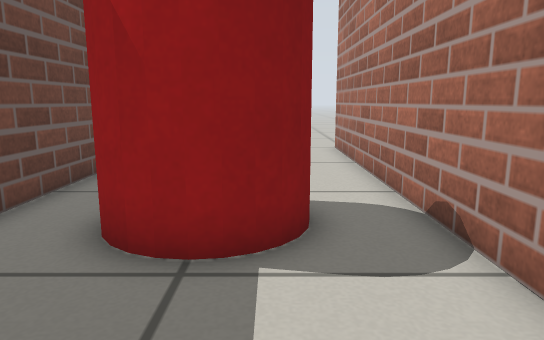
view 1 (above)

12 first-person views from a walk through a Gazebo world. The camera is 0.47 m above the floor, tilts 10° down and sees 70° across. The floor is counted in squares, 0.25 m on a side. Each view is taken from the middle of a square. On the plan, view 1 faces up. The plan holds only what a view shows up to about 19 squares ahead; the rest is blank.

view 2
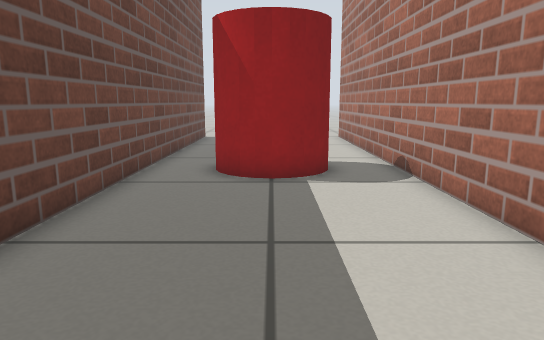

view 3
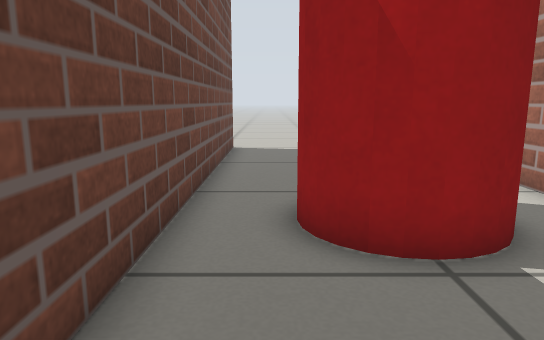

view 4
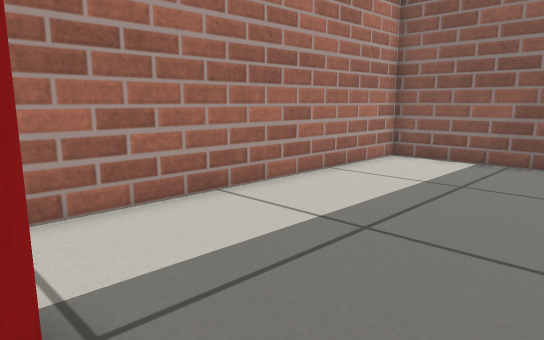

view 5
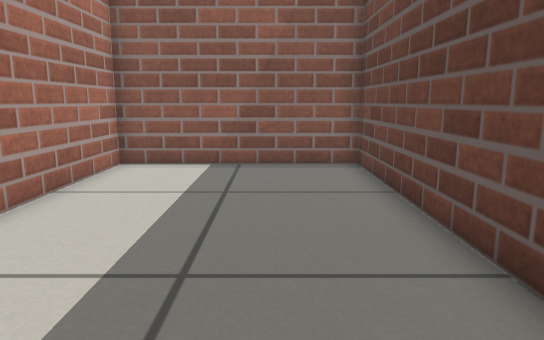

view 6
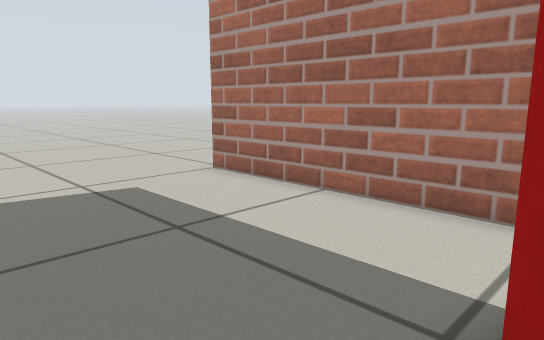

view 7
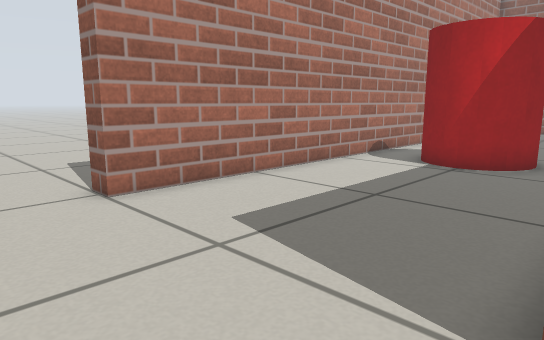

view 8
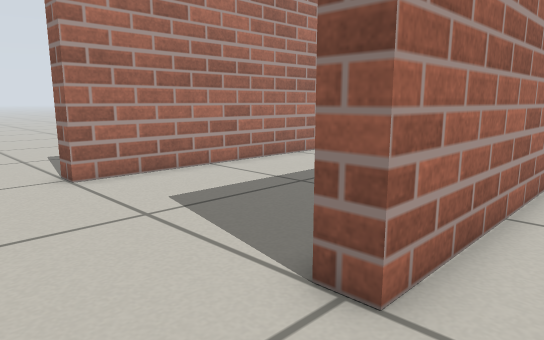

view 9
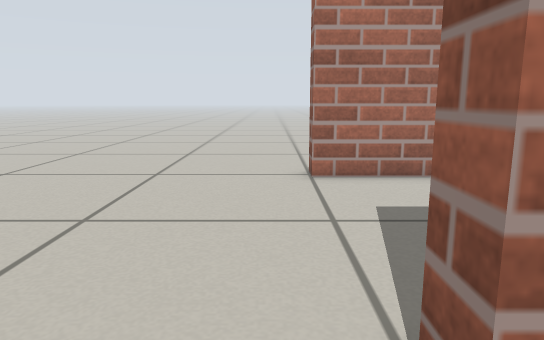

view 10
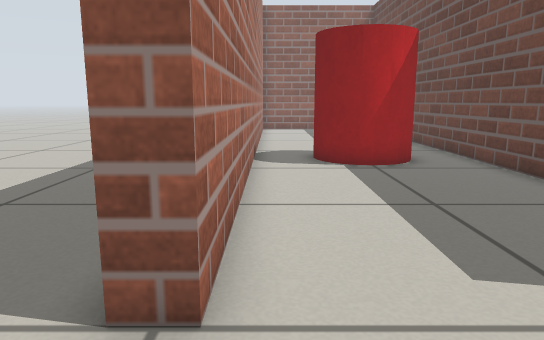

view 11
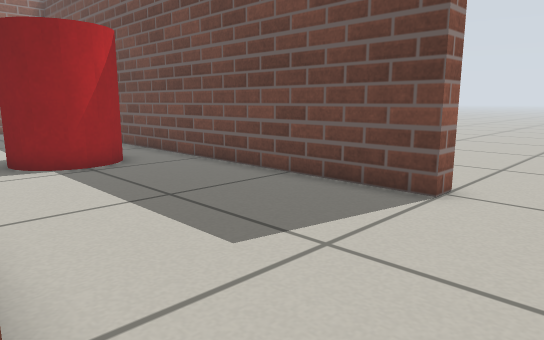

view 12
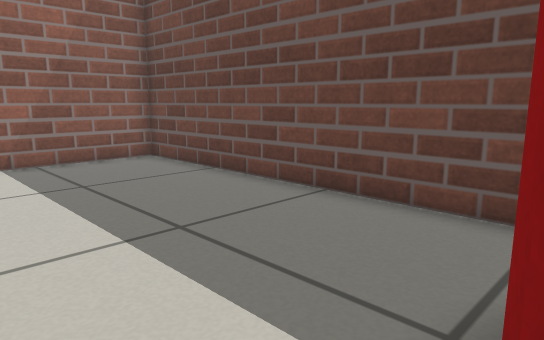

### Floor plan
Key: @ floor where view 1 was taken; # wall or solid block; . floor; P pillar.
Columns run from 8 left of view 1 to 6 right of it. Each row starts with its distance up from view 1.
 19  . ............
 18   .............
 17 ...............
 16 ...#.......#...
 15 ...#.......#...
 14   .#.......#...
 13   .#.......# ..
 12   .#.......# ..
 11   .#.......#
 10   .#.......#
  9    #.......#
  8    #...P...#
  7    #..PPP..#
  6    #.PP PP.#
  5    #..PPP..#
  4    #...P...#
  3    #.......#
  2    #.......#
  1    #.......#
  0    #....@..#
 -1    #.......#
 -2    #.......#
 -3    #.......#
 -4    #.......#
 -5    #.......#
 -6    #.......#
 -7    #.......#
 -8    #########

Where each view was taken, in squares from view 1:
view 1: 0 up, 0 right, facing up
view 2: 5 down, 1 left, facing up
view 3: 0 up, 3 left, facing up
view 4: 5 up, 4 left, facing down-right
view 5: 4 up, 2 left, facing down
view 6: 7 up, 4 left, facing up-right
view 7: 19 up, 5 left, facing down-right
view 8: 19 up, 7 left, facing down-right
view 9: 17 up, 7 left, facing right
view 10: 19 up, 2 right, facing down
view 11: 19 up, 3 right, facing down-left
view 12: 5 up, 2 right, facing down-left
